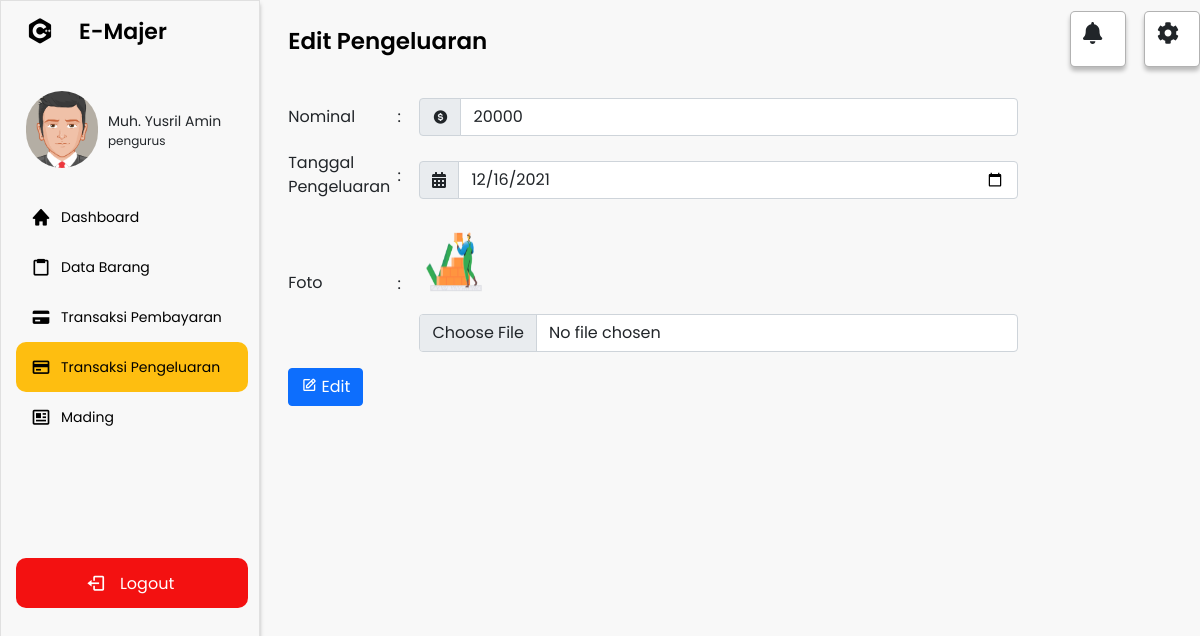
/navbar.php?p=pengeluaran-edit&id=BL-85412 (signed in), run on the app's committed database.
### tables this page shows
CREATE TABLE `akun` (
  `id_akun` varchar(15) NOT NULL,
  `nama` varchar(50) NOT NULL,
  `email` varchar(50) NOT NULL,
  `username` varchar(50) NOT NULL,
  `password` varchar(50) NOT NULL,
  `id_kelas` varchar(15) NOT NULL,
  `id_level` int(11) NOT NULL,
  `saldo` varchar(25) NOT NULL
);

CREATE TABLE `level` (
  `id_level` int(11) NOT NULL,
  `nama_level` varchar(50) NOT NULL
);

CREATE TABLE `pengeluaran` (
  `id_pengeluaran` varchar(15) NOT NULL,
  `nominal_pengeluaran` varchar(25) NOT NULL,
  `tgl_pengeluaran` date NOT NULL,
  `id_akun` varchar(15) NOT NULL,
  `nama_kelas` varchar(11) NOT NULL,
  `foto` varchar(25) NOT NULL
);

### pages/pengeluaran-edit.php (the view, shortened to what this page needs)
<?php
$id = $_GET['id'];
$query = mysqli_query($koneksi, "SELECT * FROM pengeluaran WHERE id_pengeluaran ='$id'");
$data = mysqli_fetch_array($query);
if (empty($data['foto']) or ($data['foto'] == '-')) {
    $foto = "barang.jpg";
} else {
    $foto = $data['foto'];
}
?>
<section class="home-section">
    <div class="home-content">
        <span class="text">Edit Pengeluaran</span>
        <div class="notif">
            <i class="fas fa-bell n"></i>
        </div>
        <div class="setting">
            <i class="fas fa-cog s"></i>
        </div>
    </div>
    <div class="content">
        <table width="80%">
            <form action="proses/pengeluaran-edit-proses.php" method="POST" class="row g-3 needs-validation" enctype="multipart/form-data" onsubmit="return tambah();">
                <tr>
                    <td style="width:15%; padding-top:1%"><label for="validationServer01" class="form-label ">Nominal</label></td>
                    <td style="width: 3%;">:</td>
                    <td>
                        <div class="input-group has-validation">
                            <span class="input-group-text" id="inputGroupPrepend"><i class='bx bxs-dollar-circle'></i></span>
                            <input type="text" class="form-control" id="nominal" n aria-describedby="inputGroupPrepend" placeholder="Nominal Pengeluaran" name="nominal" value="<?= $data['nominal_pengeluaran'] ?>">
                        </div>
                    </td>
                </tr>
                <tr>
                    <td style="padding-top: 2%;"><label for="validationServer01" class="form-label ">Tanggal Pengeluaran</label></td>
                    <td style="padding-top: 1%;">:</td>
                    <td>
                        <div class="input-group has-validation mt-3">
                            <span class="input-group-text" id="inputGroupPrepend"><i class="fas fa-calendar-alt"></i></span>
                            <input type="date" class="form-control" id="tanggal" aria-describedby="inputGroupPrepend" placeholder="Jumlah Barang" name="tanggal" value="<?= $data['tgl_pengeluaran'] ?>">
                        </div>
                    </td>
                </tr>
                <tr>
                    <td style="padding-top: 2%;"><label for="validationServer01" class="form-label ">Foto</label></td>
                    <td style="padding-top: 1%;">:</td>
                    <td>
                        <img src="assets/gambar/<?php echo $foto; ?>" width=70px height=75px class="mt-3">
                        <div class="input-group has-validation mt-3">
                            <input type="file" class="form-control" name="foto" id="foto" aria-describedby="inputGroupPrepend">
                        </div>
                    </td>
                </tr>
                <tr>
                    <td>
                        <div class=" input-group has-validation mt-3">
                            <button type="submit" class="btn btn-primary" name="btn-edit"><i class='bx bx-edit'></i> Edit</button>
                        </div>
                    </td>
                </tr>
            </form>
        </table>
    </div>
</section>

### navbar.php (shortened to what this page needs)
<?php
include 'koneksi.php';
$id = $_SESSION['id_akun'];
$nama = $_SESSION['nama'];
$query = "SELECT * FROM akun INNER JOIN kelas ON akun.id_kelas = kelas.id_kelas INNER JOIN level ON akun.id_level = level.id_level WHERE akun.id_akun = '$id'";
$result = mysqli_query($koneksi, $query);
if (mysqli_num_rows($result) > 0) {
    while ($row = mysqli_fetch_array($result)) {
?>
        <!DOCTYPE html>
        <html lang="en">
        <head>
            <link rel="stylesheet" href="assets/css/kalender.css">
            <link rel="stylesheet" href="assets/css/style.css">
            <link href="https://cdn.jsdelivr.net/npm/bootstrap@5.0.2/dist/css/bootstrap.min.css" rel="stylesheet">
            <link href='https://unpkg.com/boxicons@2.0.7/css/boxicons.min.css' rel='stylesheet'>
            <link rel="stylesheet" href="https://cdnjs.cloudflare.com/ajax/libs/font-awesome/5.13.0/css/all.min.css">
        </head>
        <body>
            <div class="sidebar">
                <div class="logo-details">
                    <i class='bx bxl-c-plus-plus'></i>
                    <span class="logo_name">E-Majer</span>
                </div>
                <div class="profil-box">
                    <img src="assets/gambar/avatar53.png" alt="">
                    <div class="profil-name">
                        <p class="nama"><?= $nama ?></p>
                        <p class="level"><?= $row['nama_level'] ?></p>
                    </div>
                </div>
                <ul class="nav-links">
                    <li>
                        <div class="li">
                            <a href="navbar.php?p=home">
                                <i class='bx bxs-home'></i>
                                <span class="link_name">Dashboard</span>
                            </a>
                        </div>
                    </li>
                    <li>
                        <div class="li">
                            <a href="navbar.php?p=barang">
                                <i class='bx bx-clipboard'></i>
                                <span class="link_name">Data Barang</span>
                            </a>
                        </div>
                    </li>
                    <li>
                        <div class="li">
                            <a href="navbar.php?p=pembayaran">
                                <i class='bx bxs-credit-card'></i>
                                <span class="link_name">Transaksi Pembayaran</span>
                            </a>
                        </div>
                    </li>
                    <li>
                        <div class="li">
                            <a href="navbar.php?p=pengeluaran">
                                <i class='bx bx-credit-card'></i>
                                <span class="link_name">Transaksi Pengeluaran</span>
                            </a>
                        </div>
                    </li>
                    <li>
                        <div class="li">
                            <a href="navbar.php?p=mading">
                                <i class='bx bx-news'></i>
                                <span class="link_name">Mading</span>
                            </a>
                        </div>
                    </li>
                    <li>
                        <div class="logout1">
                            <div class="logout">
                                <i class='bx bx-log-out'></i>
                                <span class="link_name">Logout</span>
                            </div>
                        </div>
                    </li>
                </ul>
            </div>
            <?php
            $pages_dir = 'pages';
            if (!empty($_GET['p'])) {
                $pages = scandir($pages_dir, 0);
                unset($pages[0], $pages[1]);
                $p = $_GET['p'];
                if (in_array($p . '.php', $pages)) {
                    include($pages_dir . '/' . $p . '.php');
                } else {
                    echo 'Halaman Tidak Ditemukan';
                }
            } else {
                include($pages_dir . '/home.php');
            }
            ?>
        </body>
        </html>
<?php }
} ?>

### assets/css/kalender.css (style rules this page uses)
form { margin:0px; padding:0px; font-family:Ebrima, Arial, Helvetica, sans-serif; ; color:#666; empty-cells:hide; }

### assets/css/style.css (style rules this page uses)
* { margin:0px; padding: 0px; font-family: 'Poppins', sans-serif; }
.sidebar { position: fixed; top: 0; left: 0; height: 100%; width: 260px; position: fixed; background: #F8F8F8; border: 1px solid rgba(170, 170, 170, 0.3); box-shadow: 0px 4px 4px rgba(0, 0, 0, 0.25); z-index: 100; transition: all 0.5s ease; }
.sidebar .logo-details { height: 60px; width: 100%; display: flex; align-items: center; }
.sidebar .logo-details i { font-size: 30px; color: #000000; height: 50px; min-width: 78px; text-align: center; line-height: 50px; }
.sidebar .profil-box { display: flex; padding-top: 30px; }
.sidebar .profil-box img { width: 4.5rem; height: 4.8rem; margin-right: 10px; margin-left: 25px; border-radius: 80px; }
.sidebar .profil-box .profil-name { padding-top: 20px; }
.sidebar .profil-box .profil-name .nama { font-size: 14px; font-family: 'Poppins', sans-serif; }
.sidebar .profil-box .profil-name .level { font-size: 12px; position: relative; font-family: 'Poppins', sans-serif; top: -1rem; }
.sidebar .logo-details .logo_name { font-size: 22px; color: #000000; font-weight: 600; transition: 0.3s ease; transition-delay: 0.1s; }
.sidebar .nav-links { height: 100%; padding: 10px 0 150px 0; overflow: auto; }
.sidebar .nav-links li { position: relative; list-style: none; transition: all 0.4s ease; }
.sidebar .nav-links .active { background: #FEBE10; width: 90%; margin-left: 15px; border-radius: 10px 10px 10px 10px; }
.sidebar .nav-links .logout1 { background: #F31111; color: #FFFFFF; width: 90%; margin-left: 15px; margin-top: 45%; border-radius: 10px 10px 10px 10px; }
.sidebar .nav-links .logout1 span { position: relative; top: -3px; }
.sidebar .nav-links .logout1 i { margin-left: 30%; color: #FFFFFF; }
.sidebar .nav-links .active a { position: relative; left: -15px; }
.sidebar .nav-links li i { height: 50px; margin-left: 30px; margin-right: 10px; text-align: center; line-height: 50px; color: #000000; font-size: 20px; cursor: pointer; transition: all 0.3s ease; }
.sidebar .nav-links li a { display: flex; align-items: center; text-decoration: none; }
.sidebar .nav-links li a .link_name { font-size: 14px; font-weight: 400; color: #000000; transition: all 0.4s ease; }
.home-section { position: relative; background: #f8f8f8; height: 100%; left: 260px; padding-bottom: 3px; width: calc(100% - 260px); transition: all 0.5s ease; }
.home-section .home-content { height: 60px; display: flex; align-items: center; }
.home-section .home-content .text { font-size: 23px; color: #000000; padding-top: 23px; font-weight: 600; padding-left: 3%; width: 87%; font-family: 'Poppins'; }
.home-section .setting { width: 7vh; height: 7vh; margin-left: 2%; margin-top: 2%; padding: 10px; padding-left: 12px; background: #FFFFFF; border: 1px solid rgba(0, 0, 0, 0.3); box-sizing: border-box; box-shadow: 0px 4px 4px rgba(0, 0, 0, 0.25); border-radius: 5px; }
.home-section .home-content .setting .s { font-size: 22px; }
.home-section .notif { width: 7vh; height: 7vh; margin-top: 2%; padding: 10px; padding-left: 12px; background: #FFFFFF; border: 1px solid rgba(0, 0, 0, 0.3); box-sizing: border-box; box-shadow: 0px 4px 4px rgba(0, 0, 0, 0.25); border-radius: 5px; }
.home-section .home-content .notif .n { font-size: 22px; }
.home-section .content { width: 100%; height: 88vh; padding-left: 3%; padding-top: 4%; }

### data on the page
akun: id_level.nama_level "pengurus", nominal "20000", tanggal "12/16/2021", pengeluaran.foto (picture)
